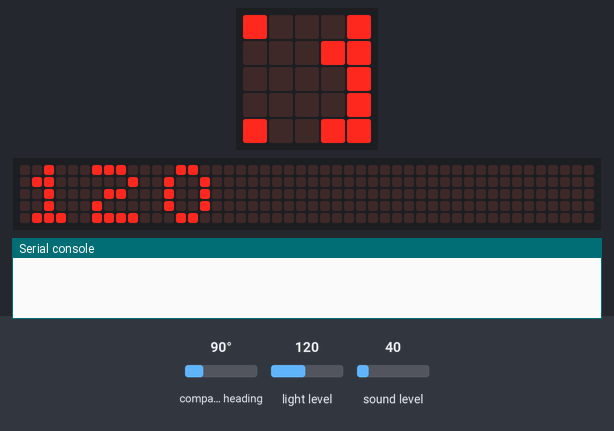
A program run on a simulated BBC micro:bit (MakeCode). Shown: the board's 5×5 LED display, a strip that is not on the board, showing the scrolling text unrolled, the last lines printed to the serial console. The inputs (shaded band) are chosen by the test bench; at power-on: compass heading 90°, light level 120, sound level 40. The 48×5 strip is a reading aid, not a part: it shows the text the display is scrolling, unrolled, one strip-width of it at a time; the compass is already calibrated.

Above: at 1.3 s.
1.4 s: compass heading set to 49°
10.2 s: compass heading set to 41°
At 13.7 s:
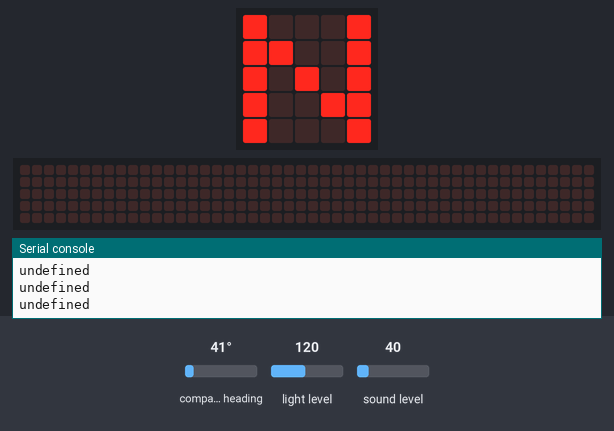
18.8 s: compass heading set to 180°
At 20.6 s:
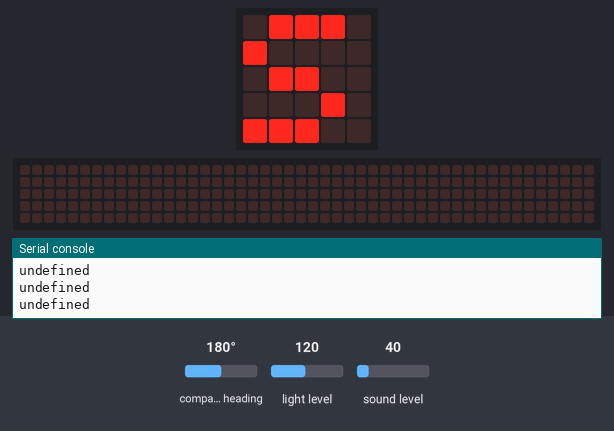
25.7 s: compass heading set to 269°
At 27.6 s:
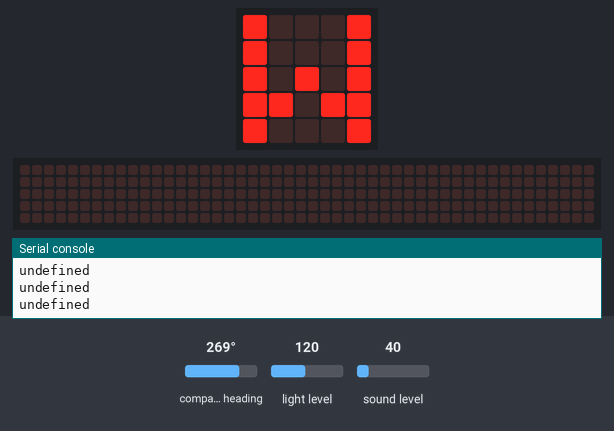
33.6 s: light level set to 5
At 37.1 s:
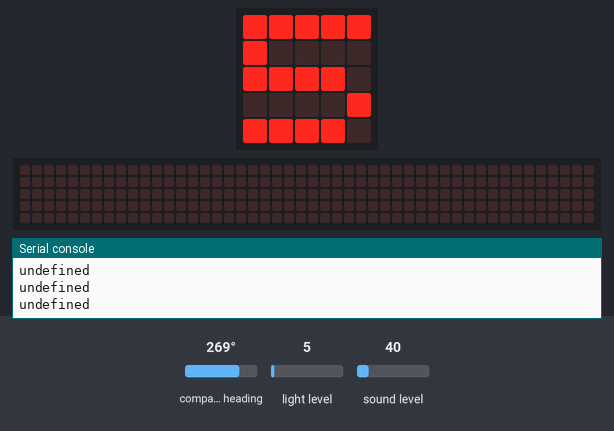
39.0 s: compass heading set to 227°
44.4 s: compass heading set to 219°
At 45.7 s:
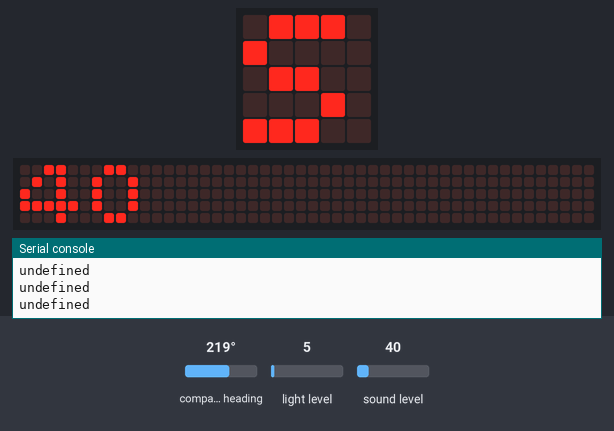

The program:

Ex4.py
```python
# Pentru N si S indica nivel bruit
# Pentru E sau V indica nivel lumina
def on_forever():
    degrees = input.compass_heading()
    if degrees < 45 or degrees > 315:
        basic.show_string('N')
        print(basic.show_number(input.sound_level()))
    elif degrees < 135:
        basic.show_string('E')
        print(basic.show_number(input.light_level()))
    elif degrees < 225:
        basic.show_string('S')
        print(basic.show_number(input.sound_level()))
    elif degrees < 315:
        basic.show_string('W')
        print(basic.show_number(input.light_level()))
    else:
        basic.clear_screen()
basic.forever(on_forever)
```

Measured:
- the behaviour switches between 45 and 44° on compass heading (found by bisection; images 0 and 1)
- the behaviour switches between 225 and 224° on compass heading (found by bisection; images 4 and 5)
- after the input at 10.2 s, the display: first differs from a run without the input after 2.9 s (image 1)
- after the input at 18.8 s, the display: first differs from a run without the input after 1.3 s (image 2)
- after the input at 25.7 s, the display: first differs from a run without the input after 1.3 s (image 3)
- after the input at 44.4 s, the display: first changes after 0.48 s (image 5 shows a later state)
- what the display in image 1 shows lasts 0.8 s, from 13.1 s to 13.9 s
